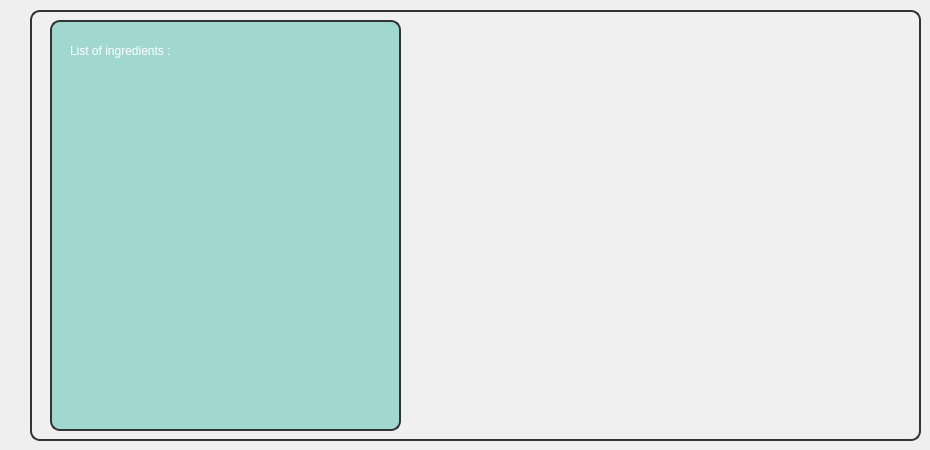
        <widget class="QWidget" name="cooking">
         <property name="styleSheet">
          <string notr="true">#list
{
	background-color: #f0f0f0;
    border: 2px solid #333;
    border-radius: 10px;
}
#listofingredients
{
font: 700 13pt &quot;Berlin Sans FB Demi&quot;;
color: white;
}
#widget_10
{
    background-color: #a0d8d1;  /* Bleu turquoise clair */
    border: 2px solid #333;     /* Bordure noire */
    border-radius: 10px;        /* Bords arrondis */
    padding: 10px;              /* Espacement interne */
}

</string>
         </property>
         <attribute name="title">
          <string>Cooking</string>
         </attribute>
         <widget class="QWidget" name="list" native="true">
          <property name="geometry">
           <rect>
            <x>30</x>
            <y>10</y>
            <width>891</width>
            <height>431</height>
           </rect>
          </property>
          <widget class="QWidget" name="widget_10" native="true">
           <property name="geometry">
            <rect>
             <x>20</x>
             <y>10</y>
             <width>351</width>
             <height>411</height>
            </rect>
           </property>
           <widget class="QLabel" name="listofingredients">
            <property name="geometry">
             <rect>
              <x>20</x>
              <y>10</y>
              <width>201</width>
              <height>41</height>
             </rect>
            </property>
            <property name="text">
             <string>List of ingredients :</string>
            </property>
           </widget>
          </widget>
         </widget>
        </widget>
